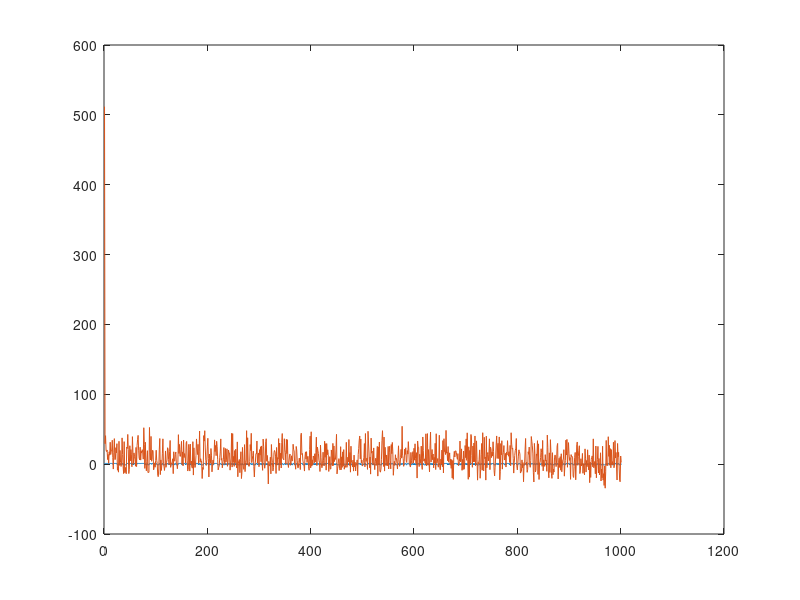

Recreate this plot in MATLAB.
clear all; close all; clc;
load('pretraining_weights.mat'); load('test_set.mat');
pretraining_weights = PHI(end,:);
estimated_output = zeros(size(test_inputs));
temp_Vec = -0.1 * ones(size(test_inputs));
test_inputs = [test_inputs,temp_Vec];
for i=1:max(size(test_inputs))
    e_x = exp((pretraining_weights*test_inputs(i,:)')); e_x_n = exp(-(pretraining_weights*test_inputs(i,:)'));
    estimated_output(i) = (e_x - e_x_n) / (e_x + e_x_n); %tanh
end
plot(estimated_output,'DisplayName','estimated_output');hold on;plot(test_outputs,'DisplayName','test_outputs');hold off;